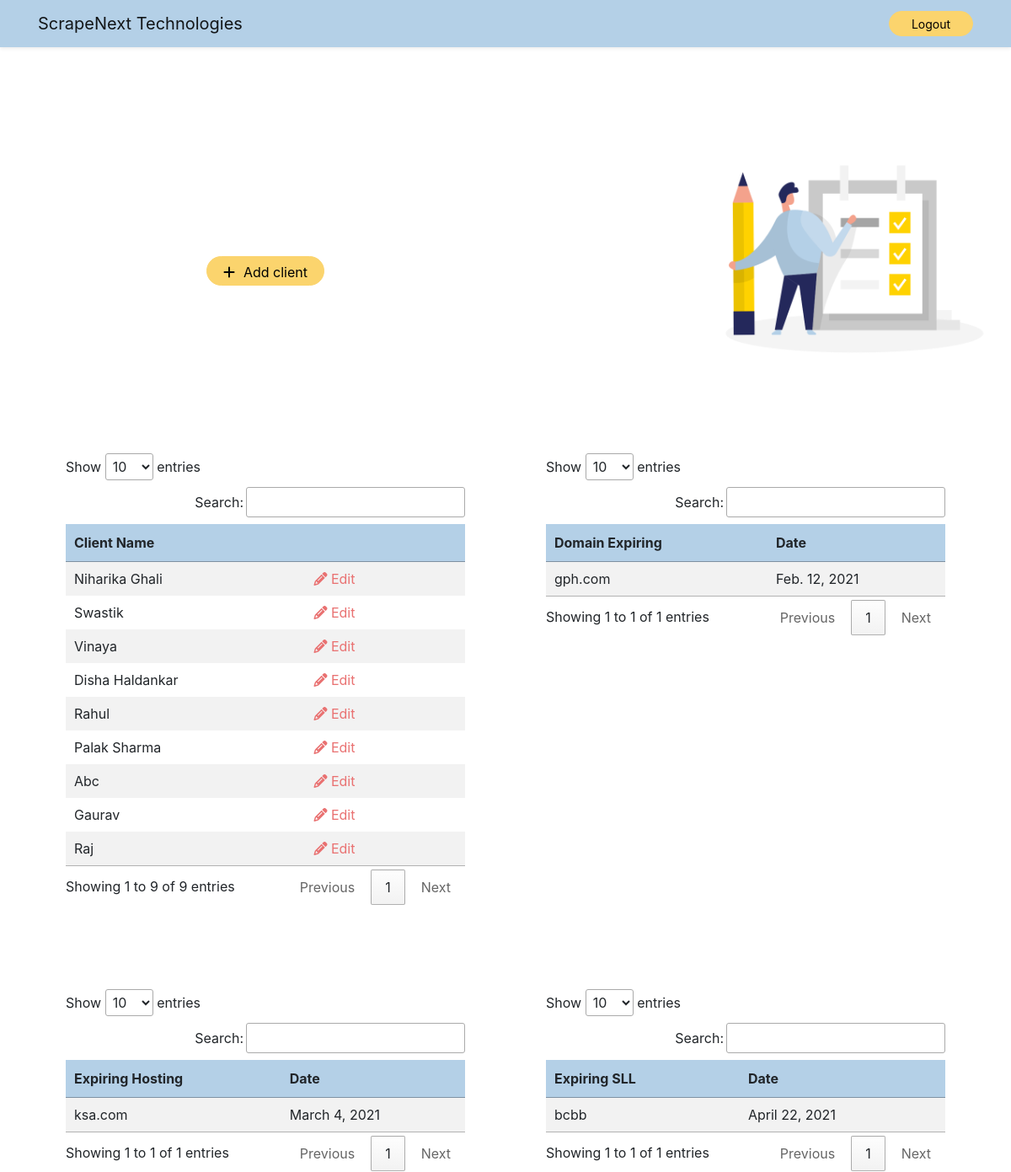
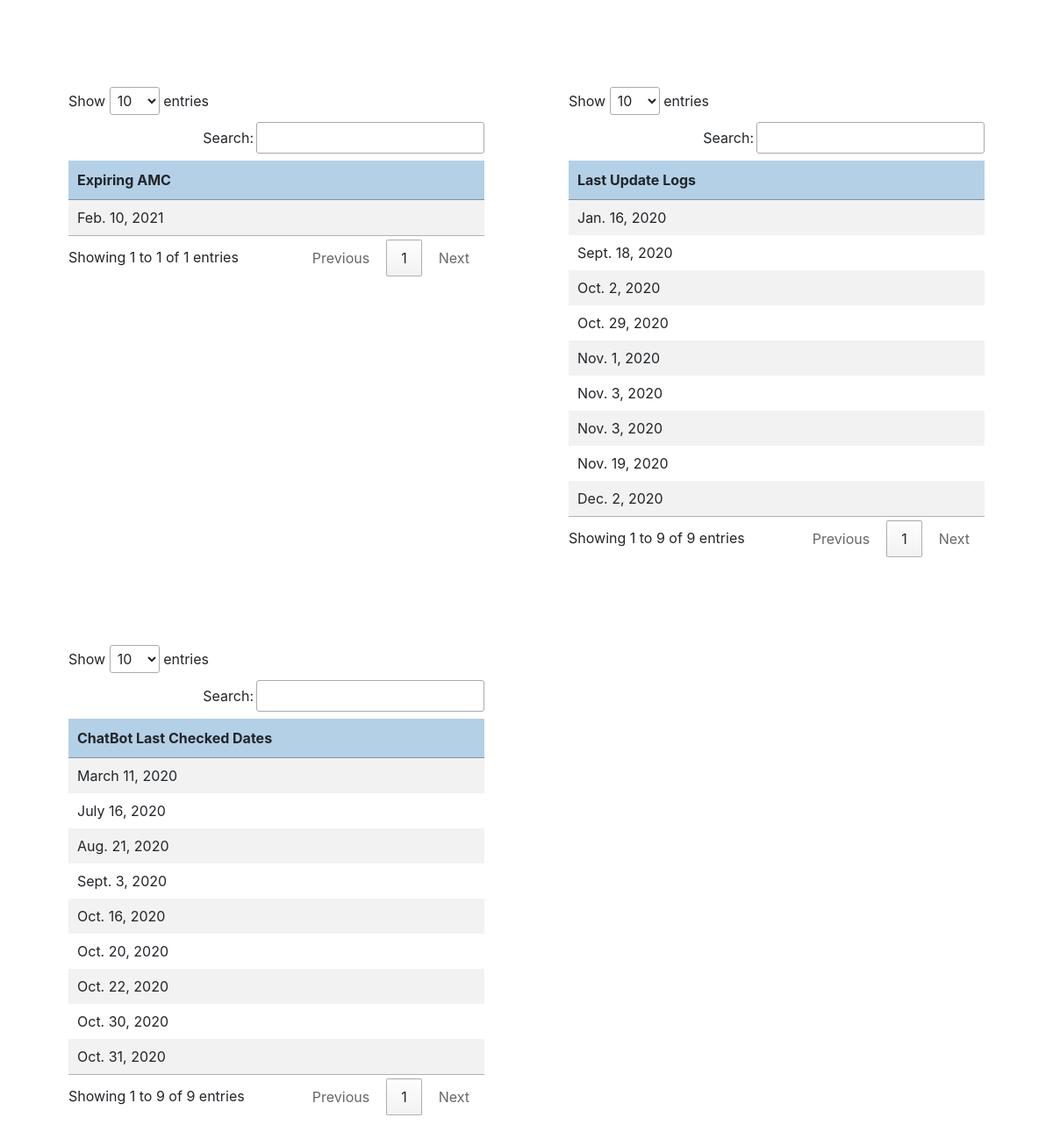
/cms/, run on the app's committed database (2 pictures, top to bottom).
### AppTwo/models.py (models this page shows, shortened)
class Client(models.Model):
    client_name = models.CharField(max_length=30,blank = True)
    location = models.CharField(max_length=30,blank = True)
    email= models.EmailField(null=True,blank = True)
    phone = models.CharField(max_length=10,blank = True)
    reference =models.CharField(max_length=30,blank = True)
    project_name= models.CharField(max_length=30,blank = True)
    domain_name= models.CharField(max_length=30,blank = True)
    acc_name= models.CharField(max_length=30,blank = True)
    acc_password= models.CharField(max_length=30,blank = True)
    purchase_date= models.DateField(null=True, blank=True)
    expiry_date= models.DateField(null=True,blank = True)
    amount= models.IntegerField(null=True,blank = True)
    hosting_account=models.CharField(max_length=30,null=True,blank = True)
    hosting_pass = models.CharField(max_length=10,null=True,blank = True)
    hosting_date = models.DateField(null=True,blank = True)
    hosting_expiry_date=models.DateField(null=True, blank = True)
    hosting_amount=models.IntegerField(null=True,blank = True)
    sll_type=models.CharField(max_length=30,null=True,blank = True)
    sll_account=models.CharField(max_length=30,null=True,blank = True)
    sll_date=models.DateField(null=True,blank = True)
    sll_expiry_date=models.DateField(null=True,blank = True)
    sll_amount=models.IntegerField(null=True,blank = True)
    amc_date=models.DateField(null=True,blank = True)
    amc_expiry_date=models.DateField(null=True,blank = True)
    amc_amount=models.IntegerField(null=True,blank = True)
    project_update=models.CharField(max_length=30,null=True,blank = True)
    updated_date=models.DateField(null=True,blank = True)
    project_details=models.CharField(max_length=30,null=True,blank = True)
    time_spent=models.TextField(max_length=30,null=True,blank = True)
    chatbot_type=models.CharField(max_length=30,null=True,blank = True)
    credits_purchased=models.CharField(max_length=30,null=True,blank = True)
    chatbot_amount=models.IntegerField(null=True,blank = True)
    chatbot_date=models.DateField(null=True,blank=True)
    chatbot_last_date=models.DateField(null=True,blank = True)

### AppTwo/views.py (the view)
# urls.py: path('cms/', views.cms, name='user_cms'),
def cms(request):
    context = {}
    context['user']= request.user
    all_clients= Client.objects.all()
    today = str(date.today())
    ordered_dates = Client.objects.order_by('expiry_date').filter(expiry_date__gte= today)
    expiring_hosting = Client.objects.order_by('hosting_expiry_date').filter(hosting_expiry_date__gte= today)
    sll_expiry_dates = Client.objects.order_by('sll_expiry_date').filter(sll_expiry_date__gte= today)
    amc_expiry_dates = Client.objects.order_by('amc_expiry_date').filter(amc_expiry_date__gte= today)
    update_log= Client.objects.order_by('updated_date').filter(updated_date__lte= today)
    chatbot_last_dates= Client.objects.order_by('chatbot_last_date').filter(chatbot_last_date__lte= today)
    return render(request,"AppTwo/cms.html",{'view_clients':all_clients,'dates':ordered_dates,'hostingdates':expiring_hosting,
    'sll_dates':sll_expiry_dates, 'amc_dates':amc_expiry_dates, 'updated_logs':update_log,'chatbot_dates':chatbot_last_dates})

### templates/AppTwo/cms.html (shortened to what this page needs)
<!DOCTYPE html>
{% load static %}
<html lang="en" dir="ltr">
<head>
  <link rel="stylesheet" href="/static/css/styles.css?{% now "U" %}">
  <link rel="stylesheet" href="https://stackpath.bootstrapcdn.com/bootstrap/4.5.0/css/bootstrap.min.css">
  <link rel="stylesheet" type="text/css" href="https://cdn.datatables.net/1.10.22/css/jquery.dataTables.min.css">
</head>
<body>
  <nav class="navbar navbar-expand-lg navbar-light shadow-sm ">
    <div class="container nav-div">
      <a class="navbar-brand" href="#">ScrapeNext Technologies</a>
      <button class="btn btn-sm logout-btn" type="button" onclick="location.href='{% url 'user_logout' %}'">Logout</button>
    </div>
  </nav>
  {% block body_block %}
  <div class="container">
    <div class="row">
      <div class="col-lg-6">
        <div class="add">
          <button class="btn add-btn" type="button" onclick="location.href='{% url 'add_client' %}'"><i class="fas fa-plus" style="padding-right:10px;"></i>Add client</button>
        </div>
      </div>
      <div class="col-lg-6 top-img">
        <img class="list-img" src="{% static "images/checklist.png" %}" alt="">
      </div>
    </div>
  </div>
  <div class="container" style="margin-top: 100px;">
<div class="row">
    <div class="col-lg-6 table1 pl-5 pr-5">
      <table id="clientData" class="table table-striped table-borderless .table-sm ">
        <thead style="background-color:#b4d0e7;">
          <tr >
            <th style="width:60%;">Client Name</th>
            <th style="width:50%"></th>
          </tr>
        </thead>
        <tbody>
          {% for clients in view_clients %}
          <tr>
            <td>{{ clients.client_name.title }}</td>
            <td>
              <a class="edit" href="/edit_client/{{ clients.id }}"><i class="fas fa-pencil-alt"></i> Edit</a>
            </td>
          </tr>
          {% endfor %}
        </tbody>
      </table>
    </div>
    <div class="col-lg-6 table2 pl-5 pr-5">
      <table id="clientData2" class=" table-striped  table-borderless .table-sm ">
        <thead style="background-color:#b4d0e7;">
          <tr>
            <th>Domain Expiring</th>
            <th>Date</th>
          </tr>
        </thead>
        <tbody>
          {% for item in dates %}
          <tr>
            <td>{{ item.domain_name }}</td>
            <td>{{ item.expiry_date }}</td>
          </tr>
          {% endfor %}
        </tbody>
      </table>
    </div>
  </div>
    </div>
<div class="container" style="margin-top: 100px;">
  <div class="row">
    <div class="col-lg-6 table1 pl-5 pr-5">
      <table id="clientData3" class=" table-striped  table-borderless ">
        <thead style="background-color:#b4d0e7;">
          <tr>
            <th>Expiring Hosting</th>
            <th>Date</th>
          </tr>
        </thead>
        <tbody>
          {% for item in hostingdates %}
          <tr>
            <td>{{ item.hosting_account }}</td>
            <td>{{ item.hosting_expiry_date }}</td>
          </tr>
          {% endfor %}
        </tbody>
      </table>
    </div>
    <div class="col-lg-6 table2 pl-5 pr-5">
      <table id="clientData4" class=" table-striped  table-borderless ">
        <thead style="background-color:#b4d0e7;">
          <tr>
            <th>Expiring SLL</th>
            <th>Date</th>
          </tr>
        </thead>
        <tbody>
          {% for item in sll_dates %}
          <tr>
            <td>{{ item.sll_account }}</td>
            <td>{{ item.sll_expiry_date }}</td>
          </tr>
          {% endfor %}
        </tbody>
      </table>
    </div>
  </div>
</div>
<div class="container" style="margin-top: 100px;">
  <div class="row">
    <div class="col-lg-6 table1 pl-5 pr-5">
      <table id="clientData5" class=" table-striped  table-borderless ">
        <thead style="background-color:#b4d0e7;">
          <tr>
            <th>Expiring AMC</th>
          </tr>
        </thead>
        <tbody>
          {% for item in amc_dates %}
          <tr>
            <td >{{ item.amc_expiry_date }}</td>
          </tr>
          {% endfor %}
        </tbody>
      </table>
    </div>
    <div class="col-lg-6 table2 pl-5 pr-5">
      <table id="clientData6" class=" table-striped  table-borderless ">
        <thead style="background-color:#b4d0e7;">
          <tr>
            <th>Last Update Logs</th>
          </tr>
        </thead>
        <tbody>
          {% for item in updated_logs %}
          <tr>
            <td>{{ item.updated_date }}</td>
          </tr>
          {% endfor %}
        </tbody>
      </table>
    </div>
</div>
</div>
<div class="container" style="margin-top: 100px;">
  <div class="row">
<div class="col-lg-6 table1 last-table pl-5 pr-5">
  <table id="clientData7" class=" table-striped  table-borderless ">
    <thead style="background-color:#b4d0e7;">
      <tr>
        <th>ChatBot Last Checked Dates</th>
      </tr>
    </thead>
    <tbody>
      {% for item in chatbot_dates %}
      <tr>
        <td>{{ item.chatbot_last_date}}</td>
      </tr>
      {% endfor %}
    </tbody>
  </table>
</div>
</div>
</div>
  {% endblock %}
</body>
</html>

### static/css/styles.css (style rules this page uses)
body { animation: transitionIn 0.80s; }
.navbar { background-color:#b4d0e7; }
.nav-div { padding-right: 100px; }
button.logout-btn { background-color:#fbd46d; width: 100px; height: 30px; border-color: #fbd46d; border-radius:30px; color:black; outline: none; transition: width 0.5s, height 0.5s; }
.add { margin: 200px auto auto 200px; }
.list-img { width: 70%; object-fit: cover; text-align: center; margin: 50px auto auto 200px; }
button.add-btn { background-color:#fbd46d; width: 140px; height: 35px; border-color: #fbd46d; border-radius:30px; color:black; outline: none; transition: width 0.5s, height 0.5s; }
.edit { color: #e97171; }
.table1 { width:100%; padding-right:5%; }
.table2 { margin-top:0px; width:100%; margin-right:auto; padding-left:5%; }
.last-table { margin-bottom:100px; }

### data on the page
Client: client_name "Niharika Ghali", updated_date "Jan. 16, 2020", chatbot_last_date "March 11, 2020"
Client: client_name "Swastik", updated_date "Dec. 2, 2020", chatbot_last_date "July 16, 2020"
Client: client_name "Vinaya", updated_date "Nov. 3, 2020", chatbot_last_date "Oct. 16, 2020"
Client: client_name "Disha Haldankar", domain_name "gph.com", expiry_date "Feb. 12, 2021", updated_date "Nov. 3, 2020", chatbot_last_date "Oct. 30, 2020"
Client: client_name "Rahul", amc_expiry_date "Feb. 10, 2021", updated_date "Nov. 19, 2020", chatbot_last_date "Aug. 21, 2020"
Client: client_name "Palak Sharma", updated_date "Nov. 1, 2020", chatbot_last_date "Sept. 3, 2020"
Client: client_name "Abc", updated_date "Oct. 2, 2020", chatbot_last_date "Oct. 20, 2020"
Client: client_name "Gaurav", updated_date "Sept. 18, 2020", chatbot_last_date "Oct. 22, 2020"
Client: client_name "Raj", hosting_account "ksa.com", hosting_expiry_date "March 4, 2021", sll_account "bcbb", sll_expiry_date "April 22, 2021", updated_date "Oct. 29, 2020", chatbot_last_date "Oct. 31, 2020"
